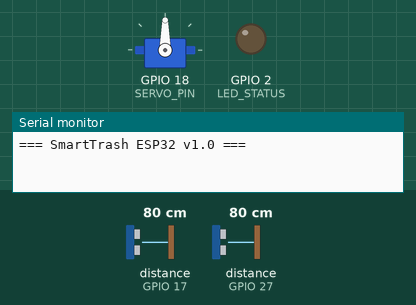
Recording of a sketch running on a simulated ESP32. Shown: servo, output pins drawn as LEDs (lit = HIGH), the last lines printed to the serial monitor. Wiring (inferred from the names in the program): 2 × ultrasonic range finder: trigger GPIO 5, echo GPIO 17 / trigger GPIO 26, echo GPIO 27. Dashed ring = blinking. Inputs (shaded band) come from the test bench; at power-on: distance to the obstacle (sensors on GPIO 17, GPIO 27) 80 cm. The echo pulse lasts 58.3 µs per cm; WiFi joins after 1.5 s; servers stay silent unless stated; uploads are accepted with an empty reply; EEPROM starts erased; pins used as bus, display or sensor lines are not drawn.

Above: at 0.1 s.
At 3.7 s:
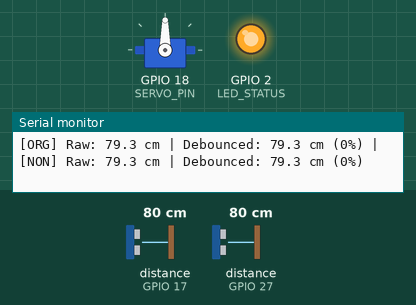
3.8 s: distance to the obstacle (sensor on GPIO 17) set to 27 cm
6.4 s: distance to the obstacle (sensor on GPIO 17) set to 21 cm
At 7.2 s:
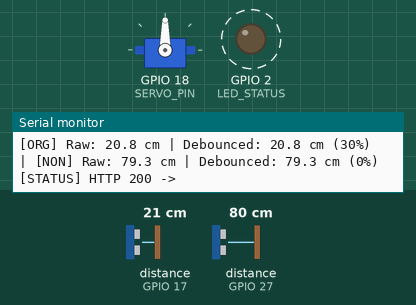
9.4 s: distance to the obstacle (sensor on GPIO 27) set to 8 cm
11.3 s: distance to the obstacle (sensor on GPIO 27) set to 5 cm
15.2 s: distance to the obstacle (sensor on GPIO 27) set to 4 cm
Timing chart, 0 to 17.8 s (numbered marks = the images above; inputs shaded):
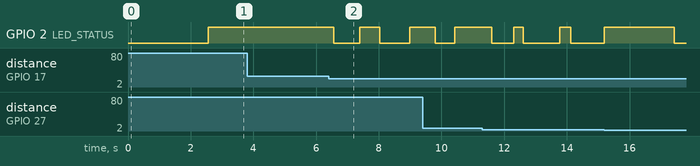

The sketch:

smarttrash.ino
```cpp
/*
 * =============================================================
 *  SmartTrash ESP32 Firmware
 *  Hardware : ESP32 DevKit V1
 *  Sensors  : HC-SR04 Ultrasonic, Servo Motor (SG90/MG996R)
 *  Author   : SmartTrash Team
 * =============================================================
 */

#include <Arduino.h>
#include <WiFi.h>
#include <HTTPClient.h>
#include <ESP32Servo.h>
#include <ArduinoJson.h>
#include <Preferences.h>

// ---------------------------------------------------------------
//  WiFi Credentials — GANTI dengan WiFi Anda
// ---------------------------------------------------------------
const char* WIFI_SSID     = "Employees";
const char* WIFI_PASSWORD = "###HorizonU";

// ---------------------------------------------------------------
//  Backend API — GANTI dengan IP Laragon Anda
// ---------------------------------------------------------------
const char* SERVER_BASE    = "http://10.60.4.211/smartsampah/backend/api";
const char* ESP32_KEY      = "esp32_smartsampah_key";
const int   BIN_ID         = 1;

// ---------------------------------------------------------------
//  Pin Definitions & Wiring Guide
// ---------------------------------------------------------------
//  SERVO MOTOR:
//  - VCC (Red)            -> 5V / VIN
//  - GND (Black / Brown)  -> GND
//  - SIG (Orange / Yellow)-> GPIO 18
//
//  ULTRASONIC ORGANIC:
//  - VCC         -> 5V / VIN
//  - GND         -> GND
//  - TRIG        -> GPIO 5
//  - ECHO        -> GPIO 17
//
//  ULTRASONIC NON-ORGANIC:
//  - VCC         -> 5V / VIN
//  - GND         -> GND
//  - TRIG        -> GPIO 26
//  - ECHO        -> GPIO 27
//
//  STATUS LED:
//  - Built-in LED -> GPIO 2
// ---------------------------------------------------------------
#define SERVO_PIN         18
#define TRIG_PIN_ORG      5
#define ECHO_PIN_ORG      17
#define TRIG_PIN_NON      26
#define ECHO_PIN_NON      27
#define LED_STATUS        2

// ---------------------------------------------------------------
//  Settings
// ---------------------------------------------------------------
#define BIN_DEPTH_CM        30    // Total bin depth (cm)
#define FULL_THRESHOLD_CM   6     // Distance <= 6 cm (80% full for 30cm bin)
#define NORMAL_THRESHOLD_CM 24    // Distance >= 24 cm (20% full for 30cm bin)
#define SERVO_NEUTRAL       90    // degrees — center position
#define SERVO_TILT_ANGLE    60    // degrees — tilt from neutral (left ~30°, right ~150°)

#define SERVO_ORGANIC       (SERVO_NEUTRAL + SERVO_TILT_ANGLE)  // right
#define SERVO_NON_ORGANIC   (SERVO_NEUTRAL - SERVO_TILT_ANGLE)  // left
#define POLL_INTERVAL_MS    150   // Poll API every 150ms (lebih responsif)
#define STATUS_INTERVAL_MS  2000  // Send bin status every 2 seconds
#define NOTIF_INTERVAL_MS   3000  // Send full-bin notification every 3 seconds

// ---------------------------------------------------------------
//  Global Objects & Variables
// ---------------------------------------------------------------
Servo trashServo;
Preferences preferences;

// Timers (non-blocking)
unsigned long lastStatusTime = 0;
unsigned long lastPollTime   = 0;
unsigned long lastNotifTime  = 0;

// NVS stored last processed log ID
int lastLogId = -1;

// Strike counters for "FULL" status debouncing
int strikeOrg = 0;
int strikeNon = 0;

// Global bin levels
float distOrg = 30.0, distNon = 30.0;
int   pctOrg  = 0,    pctNon  = 0;

// Previous status for change detection
bool prevOrgFull = false;
bool prevNonFull = false;

// ---------------------------------------------------------------
//  Forward Declarations
// ---------------------------------------------------------------
void connectWiFi();
float readDistanceCm(int trig, int echo, String name);
void moveServo(String type);
void updateLEDStatus();
void sendBinStatus(int distOrg, int distNon, bool statusChanged);
void sendBinStatus(int distOrg, int distNon);
void pollClassification();

// ---------------------------------------------------------------
//  Setup
// ---------------------------------------------------------------
void setup() {
  Serial.begin(9600);
  Serial.println("\n=== SmartTrash ESP32 v1.0 ===");

  // Pins
  pinMode(TRIG_PIN_ORG, OUTPUT);
  pinMode(ECHO_PIN_ORG, INPUT);
  pinMode(TRIG_PIN_NON, OUTPUT);
  pinMode(ECHO_PIN_NON, INPUT);
  pinMode(LED_STATUS,   OUTPUT);

  // Servo — initialize to neutral then detach (silent)
  ESP32PWM::allocateTimer(1);
  trashServo.setPeriodHertz(50);
  trashServo.attach(SERVO_PIN, 500, 2400);
  trashServo.write(SERVO_NEUTRAL);
  delay(1000);
  trashServo.detach();
  pinMode(SERVO_PIN, OUTPUT);
  digitalWrite(SERVO_PIN, LOW); // Pin LOW = tidak ada noise ke servo
  Serial.println("[SERVO] Initialized at neutral 90° (Detached + Pin LOW).\n");

  // Preferences (NVS)
  preferences.begin("smarttrash", false);
  lastLogId = preferences.getInt("last_log_id", -1);
  preferences.end();
  Serial.printf("[PREFS] Last processed Log ID: %d\n", lastLogId);

  // WiFi
  connectWiFi();
}

// ---------------------------------------------------------------
//  Main Loop — FULLY NON-BLOCKING
//  Sensor reading, notification, and poll ALL run every cycle.
//  Nothing blocks the loop, so servo can always respond.
// ---------------------------------------------------------------
void loop() {
  unsigned long now = millis();

  // Reconnect WiFi if disconnected
  if (WiFi.status() != WL_CONNECTED) {
    Serial.println("[WiFi] Reconnecting...");
    connectWiFi();
  }

  // ---- 1. Read ultrasonic distances ----
  distOrg = readDistanceCm(TRIG_PIN_ORG, ECHO_PIN_ORG, "ORGANIC");
  delay(50);
  distNon = readDistanceCm(TRIG_PIN_NON, ECHO_PIN_NON, "NON-ORGANIC");

  // ---- 2. Debounce ORGANIC ----
  float debouncedDistOrg = distOrg;
  if (distOrg > 0) {
    if (distOrg <= FULL_THRESHOLD_CM) {
      strikeOrg++;
      if (strikeOrg > 5) strikeOrg = 5;
    } else {
      strikeOrg--;
      if (strikeOrg < 0) strikeOrg = 0;
    }
    if (strikeOrg >= 4) {
      debouncedDistOrg = 5.0;
      if (strikeOrg == 5) Serial.println("[DEBOUNCE] ORGANIK terkonfirmasi PENUH!");
    } else if (distOrg <= FULL_THRESHOLD_CM) {
      debouncedDistOrg = FULL_THRESHOLD_CM + 1;
      Serial.printf("[DEBOUNCE] ORGANIK strike %d/5...\n", strikeOrg);
    }
  }

  // ---- 3. Debounce NON-ORGANIC ----
  float debouncedDistNon = distNon;
  if (distNon > 0) {
    if (distNon <= FULL_THRESHOLD_CM) {
      strikeNon++;
      if (strikeNon > 5) strikeNon = 5;
    } else {
      strikeNon--;
      if (strikeNon < 0) strikeNon = 0;
    }
    if (strikeNon >= 4) {
      debouncedDistNon = 5.0;
      if (strikeNon == 5) Serial.println("[DEBOUNCE] ANORGANIK terkonfirmasi PENUH!");
    } else if (distNon <= FULL_THRESHOLD_CM) {
      debouncedDistNon = FULL_THRESHOLD_CM + 1;
      Serial.printf("[DEBOUNCE] ANORGANIK strike %d/5...\n", strikeNon);
    }
  }

  // ---- 4. Calculate fill percentage ----
  pctOrg = (debouncedDistOrg > 0) ? (int)((1.0f - (debouncedDistOrg / (float)BIN_DEPTH_CM)) * 100.0f) : 0;
  pctNon = (debouncedDistNon > 0) ? (int)((1.0f - (debouncedDistNon / (float)BIN_DEPTH_CM)) * 100.0f) : 0;
  pctOrg = max(0, min(100, pctOrg));
  pctNon = max(0, min(100, pctNon));

  // Log values
  if (distOrg > 0) Serial.printf("[ORG] Raw: %.1f cm | Debounced: %.1f cm (%d%%) | ", distOrg, debouncedDistOrg, pctOrg);
  if (distNon > 0) Serial.printf("[NON] Raw: %.1f cm | Debounced: %.1f cm (%d%%)\n", distNon, debouncedDistNon, pctNon);

  // ---- 5. Update LED ----
  updateLEDStatus();

  // ---- 6. NON-BLOCKING full-bin notification (every 3 seconds) ----
  // This does NOT block the loop — pollClassification() always runs!
  if (pctOrg > 80 || pctNon > 80) {
    if (now - lastNotifTime >= NOTIF_INTERVAL_MS) {
      lastNotifTime = now;
      Serial.println(">>> [ ALERT ] TEMPAT SAMPAH PENUH! <<<");
      sendBinStatus((int)debouncedDistOrg, (int)debouncedDistNon, true);
    }
  } else if (pctOrg < 20 && pctNon < 20) {
    if (millis() % 10000 < 500) Serial.println(">>> [ STATUS ] NORMAL <<<");
  }

  // ---- 7. Send regular bin status to backend ----
  if (now - lastStatusTime >= STATUS_INTERVAL_MS) {
    lastStatusTime = now;
    sendBinStatus((int)debouncedDistOrg, (int)debouncedDistNon);
  }

  // ---- 8. Poll for classification → move servo ----
  // This ALWAYS runs, even when bin is full → servo can always drop trash
  if (now - lastPollTime >= POLL_INTERVAL_MS) {
    lastPollTime = now;
    pollClassification();
  }

  // Tidak ada delay besar di sini — loop berjalan secepat mungkin
  // agar polling servo lebih responsif
  delay(30);
}

// ---------------------------------------------------------------
//  Ultrasonic: read distance in cm (3 retries)
// ---------------------------------------------------------------
float readDistanceCm(int trig, int echo, String name) {
  pinMode(trig, OUTPUT);
  pinMode(echo, INPUT);

  for (int i = 0; i < 3; i++) {
    digitalWrite(trig, LOW);
    delayMicroseconds(10);
    digitalWrite(trig, HIGH);
    delayMicroseconds(12);
    digitalWrite(trig, LOW);

    long duration = pulseIn(echo, HIGH, 35000);

    if (duration > 0) {
      float distance = duration * 0.034f / 2.0f;
      if (distance >= 2.0f && distance <= 450.0f) {
        return distance;
      }
    }
    delay(20);
  }

  Serial.printf("[DEBUG] %s: FAILED. Check wiring.\n", name.c_str());
  return -1;
}

// ---------------------------------------------------------------
//  Move servo: left=organic, right=non-organic, then return
// ---------------------------------------------------------------
void moveServo(String type) {
  int targetAngle = SERVO_NEUTRAL;

  // Clean the string: remove whitespace and convert to lowercase
  type.trim();
  type.toLowerCase();

  // DEBUG: Print exact received value with length
  Serial.printf("[SERVO] Received action: '%s' (len=%d)\n", type.c_str(), type.length());

  // Use indexOf for robust matching (handles extra characters)
  // Non-organic is now LEFT, Organic is now RIGHT based on your hardware setup
  bool isOrganic    = (type.indexOf("right") >= 0 || type.indexOf("organic") >= 0 || type.indexOf("organik") >= 0);
  bool isNonOrganic = (type.indexOf("left") >= 0 || type.indexOf("non") >= 0 || type.indexOf("anorganik") >= 0);

  // "non-organic" contains "organic", so check non-organic FIRST
  if (isNonOrganic) {
    targetAngle = SERVO_NON_ORGANIC;
    Serial.printf("[SERVO] -> LEFT/NON-ORGANIC (%d°)\n", targetAngle);
  } else if (isOrganic) {
    targetAngle = SERVO_ORGANIC;
    Serial.printf("[SERVO] -> RIGHT/ORGANIC (%d°)\n", targetAngle);
  } else {
    Serial.printf("[SERVO] Type '%s' unknown, not moving.\n", type.c_str());
    return;
  }

  Serial.printf("[SERVO] Moving from %d° to %d°...\n", SERVO_NEUTRAL, targetAngle);

  // Attach servo, langsung konfirmasi posisi netral agar tidak loncat
  trashServo.attach(SERVO_PIN, 500, 2400);
  trashServo.write(SERVO_NEUTRAL); // Paksa di netral dulu sebelum gerak
  delay(30); // Minimal stabilize time

  // Step-by-step movement — step 3°, 8ms per step (lebih cepat dari sebelumnya)
  int current = SERVO_NEUTRAL;
  int step = (targetAngle > current) ? 3 : -3;
  while (abs(current - targetAngle) > 3) {
    current += step;
    trashServo.write(current);
    delay(8);
  }
  trashServo.write(targetAngle);
  Serial.printf("[SERVO] Arrived at %d°. Waiting for trash to fall...\n", targetAngle);
  delay(900);  // Hold — cukup untuk sampah jatuh

  // Return to neutral (step-by-step)
  current = targetAngle;
  step = (SERVO_NEUTRAL > current) ? 3 : -3;
  while (abs(current - SERVO_NEUTRAL) > 3) {
    current += step;
    trashServo.write(current);
    delay(8);
  }
  trashServo.write(SERVO_NEUTRAL);
  delay(200);

  // Detach setelah selesai agar servo tidak getar saat idle
  trashServo.detach();
  pinMode(SERVO_PIN, OUTPUT);
  digitalWrite(SERVO_PIN, LOW); // Paksa pin LOW agar tidak ada noise
  Serial.println("[SERVO] Done. Back to neutral (90°), detached, pin LOW.");
}

// ---------------------------------------------------------------
//  Update LED Status Indicator
// ---------------------------------------------------------------
void updateLEDStatus() {
  if (pctOrg > 80 || pctNon > 80) {
    digitalWrite(LED_STATUS, (millis() / 150) % 2);  // Rapid blink
  } else if (pctOrg < 20 && pctNon < 20) {
    digitalWrite(LED_STATUS, HIGH);                   // Solid on
  } else {
    digitalWrite(LED_STATUS, (millis() / 800) % 2);   // Slow blink
  }
}

// ---------------------------------------------------------------
//  POST bin level to backend (with status_changed flag)
// ---------------------------------------------------------------
void sendBinStatus(int distOrg, int distNon, bool statusChanged) {
  if (WiFi.status() != WL_CONNECTED) return;

  HTTPClient http;
  String url = String(SERVER_BASE) + "/trash_status.php";
  http.begin(url);
  http.addHeader("Content-Type", "application/json");
  http.addHeader("X-ESP32-KEY", ESP32_KEY);

  JsonDocument doc;
  doc["bin_id"]           = BIN_ID;
  doc["level_organic"]    = distOrg;
  doc["level_nonorganic"] = distNon;
  doc["status_changed"]   = statusChanged;

  String body;
  serializeJson(doc, body);

  int code = http.POST(body);
  if (code > 0) {
    String resp = http.getString();
    Serial.printf("[STATUS] HTTP %d -> %s\n", code, resp.c_str());
  } else {
    Serial.printf("[STATUS] Error: %s\n", http.errorToString(code).c_str());
  }
  http.end();
}

// ---------------------------------------------------------------
//  POST bin level to backend (without status_changed flag)
// ---------------------------------------------------------------
void sendBinStatus(int distOrg, int distNon) {
  if (WiFi.status() != WL_CONNECTED) return;

  HTTPClient http;
  String url = String(SERVER_BASE) + "/trash_status.php";
  http.begin(url);
  http.addHeader("Content-Type", "application/json");
  http.addHeader("X-ESP32-KEY", ESP32_KEY);

  JsonDocument doc;
  doc["bin_id"]           = BIN_ID;
  doc["level_organic"]    = distOrg;
  doc["level_nonorganic"] = distNon;

  String body;
  serializeJson(doc, body);

  int code = http.POST(body);
  if (code > 0) {
    String resp = http.getString();
    Serial.printf("[STATUS] HTTP %d -> %s\n", code, resp.c_str());
  } else {
    Serial.printf("[STATUS] Error: %s\n", http.errorToString(code).c_str());
  }
  http.end();
}

// ---------------------------------------------------------------
//  GET latest classification from backend -> move servo
// ---------------------------------------------------------------
void pollClassification() {
  if (WiFi.status() != WL_CONNECTED) return;

  HTTPClient http;
  String url = String(SERVER_BASE) + "/esp32_poll.php?key=" + ESP32_KEY + "&bin_id=" + BIN_ID;
  http.begin(url);
  http.addHeader("Content-Type", "application/json");

  int code = http.GET();
  if (code == 200) {
    String resp = http.getString();
    JsonDocument doc;
    DeserializationError err = deserializeJson(doc, resp);

    if (!err && doc["success"].as<bool>()) {
      bool hasData = doc["data"]["has_data"].as<bool>();

      if (hasData) {
        int    logId  = doc["data"]["log_id"].as<int>();
        String action = doc["data"]["servo_action"].as<String>();
        String type   = doc["data"]["trash_type"].as<String>();

        // Auto-heal: database reset detection
        if (logId < lastLogId) {
          Serial.printf("[POLL] DB reset detected (logId %d < lastLogId %d). Resetting.\n", logId, lastLogId);
          lastLogId = 0;
        }

        // Process only new logs
        if (logId > lastLogId) {
          if (lastLogId == -1) {
            // First time boot (no NVS data), sync state without moving servo
            Serial.printf("[POLL] First boot detected. Syncing lastLogId to %d without moving servo.\n", logId);
          } else {
            Serial.printf("[POLL] New data #%d! Moving servo...\n", logId);

            // Flash LED
            for (int i = 0; i < 3; i++) {
              digitalWrite(LED_STATUS, HIGH); delay(100);
              digitalWrite(LED_STATUS, LOW);  delay(100);
            }

            // Move servo immediately based on classification action
            moveServo(action);
          }

          // Warn if target bin is full
          if ((action.indexOf("right") >= 0 || (action.indexOf("organic") >= 0 && action.indexOf("non") < 0)) && pctOrg > 80) {
            Serial.println("[POLL] WARNING: ORGANIC bin full (>80%). Servo moved right regardless.");
          } else if ((action.indexOf("left") >= 0 || action.indexOf("non") >= 0) && pctNon > 80) {
            Serial.println("[POLL] WARNING: NON-ORGANIC bin full (>80%). Servo moved left regardless.");
          }

          // Save lastLogId to NVS
          lastLogId = logId;
          preferences.begin("smarttrash", false);
          preferences.putInt("last_log_id", lastLogId);
          preferences.end();
          Serial.printf("[POLL] Log #%d processed & saved.\n", logId);
        }
      } else {
        // DB empty — reset
        if (lastLogId > 0) {
          lastLogId = 0;
          Serial.println("[POLL] DB empty. Resetting lastLogId to 0.");
        }
      }
    }
  } else {
    Serial.printf("[POLL] HTTP error: %d\n", code);
  }
  http.end();
}

// ---------------------------------------------------------------
//  WiFi connect with retry
// ---------------------------------------------------------------
void connectWiFi() {
  Serial.printf("\n[WiFi] Connecting to %s", WIFI_SSID);
  WiFi.mode(WIFI_STA);
  WiFi.begin(WIFI_SSID, WIFI_PASSWORD);

  int attempts = 0;
  while (WiFi.status() != WL_CONNECTED && attempts < 30) {
    delay(500);
    Serial.print(".");
    attempts++;
  }

  if (WiFi.status() == WL_CONNECTED) {
    Serial.printf("\n[WiFi] Connected! IP: %s\n", WiFi.localIP().toString().c_str());
    digitalWrite(LED_STATUS, HIGH);
  } else {
    Serial.println("\n[WiFi] Failed to connect - running offline");
    digitalWrite(LED_STATUS, LOW);
  }
}
```

Measured:
- the behaviour switches between 25 and 24 cm on distance to the obstacle (sensor on GPIO 17) (found by bisection; images 1 and 2)
- after the input at 6.4 s, GPIO 2 (LED_STATUS): alternates HIGH for 0.63 s and LOW for 0.89 s, starting after 0.16 s
